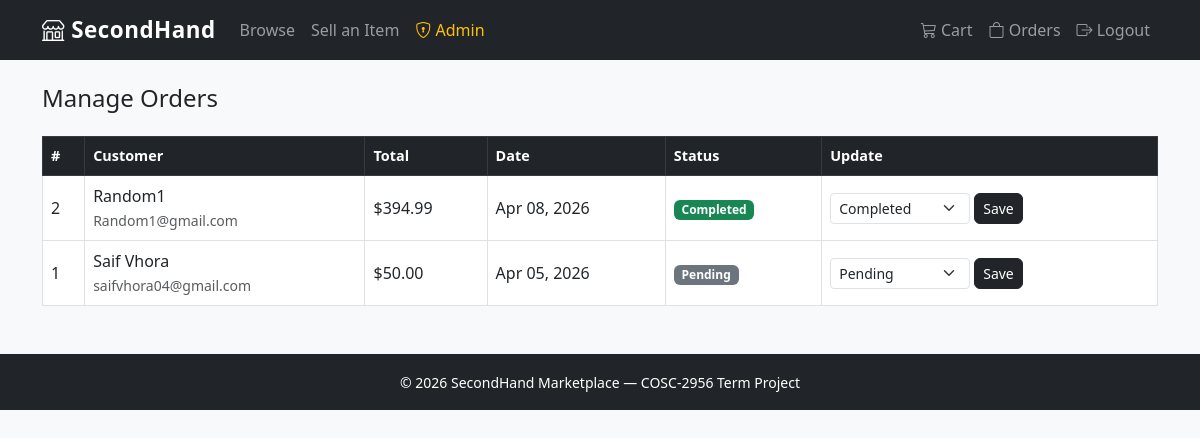
The app's page /admin/orders.php (signed in) with its own data.
### tables this page shows
CREATE TABLE `orders` (
  `id` int(11) NOT NULL,
  `user_id` int(11) NOT NULL,
  `total_price` decimal(10,2) NOT NULL,
  `status` enum('Pending','Processing','Shipped','Completed','Cancelled') DEFAULT 'Pending',
  `order_date` timestamp NOT NULL DEFAULT current_timestamp()
);

CREATE TABLE `users` (
  `id` int(11) NOT NULL,
  `name` varchar(100) NOT NULL,
  `email` varchar(150) NOT NULL,
  `password` varchar(255) NOT NULL,
  `is_admin` tinyint(1) DEFAULT 0,
  `created_at` timestamp NOT NULL DEFAULT current_timestamp()
);

### admin/orders.php (the view, shortened to what this page needs)
<?php
require_once '../includes/db.php';
$orders = $pdo->query("
    SELECT o.*, u.name AS user_name, u.email
    FROM orders o JOIN users u ON o.user_id = u.id
    ORDER BY o.order_date DESC
")->fetchAll();
require_once '../includes/header.php';
?>
<h4 class="mb-4">Manage Orders</h4>
<table class="table table-hover table-bordered align-middle">
  <thead class="table-dark">
    <tr><th>#</th><th>Customer</th><th>Total</th><th>Date</th><th>Status</th><th>Update</th></tr>
  </thead>
  <tbody>
    <?php foreach ($orders as $o): ?>
      <tr>
        <td><?= $o['id'] ?></td>
        <td>
          <?= htmlspecialchars($o['user_name']) ?><br>
          <small class="text-muted"><?= htmlspecialchars($o['email']) ?></small>
        </td>
        <td>$<?= number_format($o['total_price'], 2) ?></td>
        <td><?= date('M d, Y', strtotime($o['order_date'])) ?></td>
        <td>
          <span class="badge bg-<?= $o['status'] === 'Completed' ? 'success' : ($o['status'] === 'Cancelled' ? 'danger' : 'secondary') ?>">
            <?= $o['status'] ?>
          </span>
        </td>
        <td>
          <form method="POST" class="d-flex gap-1">
            <select name="status" class="form-select form-select-sm" style="width:140px">
              <?php foreach (['Pending','Processing','Shipped','Completed','Cancelled'] as $s): ?>
                <option value="<?= $s ?>" <?= $o['status'] === $s ? 'selected' : '' ?>><?= $s ?></option>
              <?php endforeach; ?>
            </select>
            <button type="submit" class="btn btn-sm btn-dark">Save</button>
          </form>
        </td>
      </tr>
    <?php endforeach; ?>
  </tbody>
</table>
<?php require_once '../includes/footer.php'; ?>

### css/style.css (style rules this page uses)
body { background-color: #f8f9fa; font-family: 'Segoe UI', sans-serif; }
.btn-dark { border-radius: 6px; }
.table th { font-weight: 600; font-size: 0.9rem; }

### records on screen
orders: id "2", user.name "Random1", user.email "Random1@gmail.com", total_price "394.99", order_date "Apr 08, 2026", status "Completed"
orders: id "1", user.name "Saif Vhora", user.email "saifvhora04@gmail.com", total_price "50.00", order_date "Apr 05, 2026", status "Pending"
